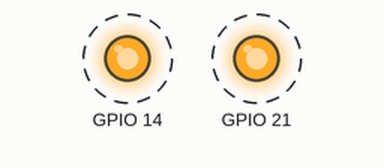
The sketch below on a simulated ESP32. On the bench: output pins drawn as LEDs (lit = HIGH). Dashed ring = blinking. What the sketch prints to the serial monitor is not drawn.

Above: at 0.1 s.
Timing chart, 0 to 3.0 s (numbered marks = the images above):
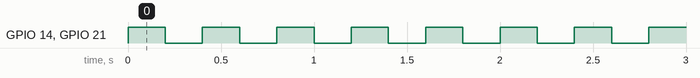

The sketch:

task_4.ino
```cpp
/***************************************************************
 *  Exemplo para passagem de parametros na criação da Task
 *  Por: Fábio Souza
***************************************************************/

#define LED_VERMELHO 14   // Pino do LED Vermelho
#define LED_VERDE 13      // Pino do LED Verde
#define LED_AZUL 12       // Pino do LED Azul
#define BOTAO_1 7         // Pino do Botão 1
#define BOTAO_2 6         // Pino do Botão 2
#define BOTAO_3 5         // Pino do Botão 3
#define BOTAO_4 4         // Pino do Botão 4
#define BOTAO_5 3         // Pino do Botão 5
#define BOTAO_6 2         // Pino do Botão 6
#define BUZZER  17        // Pino Do Buzzer

/*Bibliotecas FreeRTOS */
#include "freertos/FreeRTOS.h"
#include "freertos/task.h"

/*mapeamento de pinos*/
#define LED1 LED_VERMELHO
#define LED2 21

/* Variáveis para armazenamento do handle das tasks*/
TaskHandle_t task1Handle = NULL;
TaskHandle_t task2Handle = NULL;
TaskHandle_t task3Handle = NULL;

/*protítipos das Tasks*/
void vTaskBlink(void *pvParameters);
void vTask2(void *pvParameters);

/*variáveis auxiliares*/
int valor = 500;

void setup() {
  Serial.begin(9600);

  xTaskCreate(vTaskBlink,"TASK1",configMINIMAL_STACK_SIZE,(void*)LED1,1,&task1Handle);    //Cria a Task1
  xTaskCreate(vTask2,"TASK2",configMINIMAL_STACK_SIZE+1024,(void*)valor,2,&task2Handle);  //Cria a Task2
  xTaskCreate(vTaskBlink,"TASK3",configMINIMAL_STACK_SIZE,(void*)LED2,1,&task3Handle);    //Cria a Task3
}

void loop() {
  Serial.println("Mensagem do loop: ");       //Mensagem do loop principal
  vTaskDelay(3000);                           //libera a CPU por 3 seg
}

/*
 Task pisca led
*/
void vTaskBlink(void *pvParameters)
{
    int pin = (int)pvParameters;            //Pega o valor passado como parâmetro
    pinMode(pin,OUTPUT);                    //Configura o pino como saída

    while (1)
    {
      digitalWrite(pin,!digitalRead(pin));   //Inverte o estado do LED
      vTaskDelay(pdMS_TO_TICKS(200));        //
    }
}

/*
  Task 2 - imprime o valor do
  contador a cada 1 segundo
*/
void vTask2(void *pvParameters)
{
  int cont = (int)pvParameters;                   //Pega o valor passado como parâmetro

  while (1)
  {
    Serial.println("Task 2: " + String(cont++));  //Imprime o valor do contador
    vTaskDelay(pdMS_TO_TICKS(1000));              //libera a CPU por 1 segundo
  }
}
```

Measured:
- by itself, GPIO 14, GPIO 21: alternates HIGH for 0.20 s and LOW for 0.20 s
